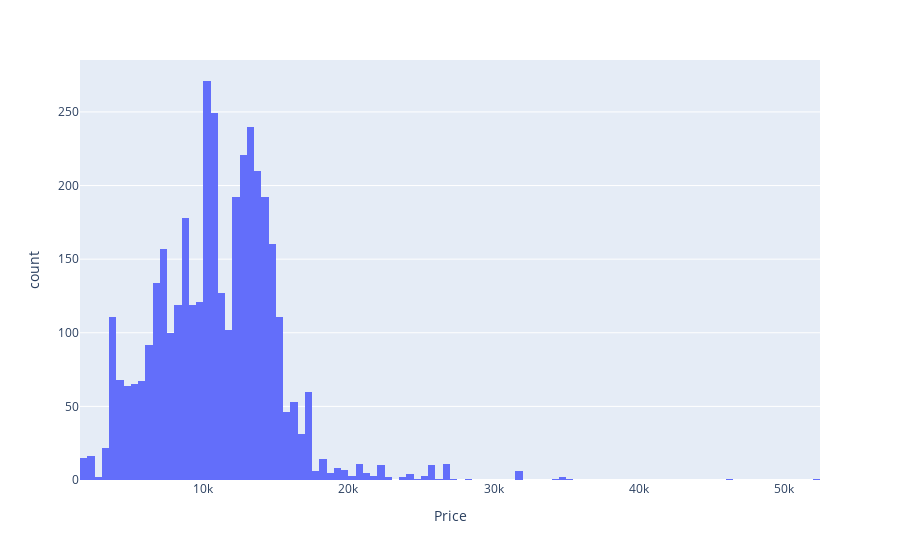

Source (notebook cell):
### Code cell
px.histogram(data_frame=df,x="Price") # should be log

### Figure 1 — Plotly figure (JSON) as saved in the notebook; plotly's stock layout.template omitted (floating-point values rounded to 4 significant figures; data arrays with more than 128 entries replaced by an {"elided": "..."} marker saying what was removed)
{"data": [{"alignmentgroup": "True", "bingroup": "x", "hovertemplate": "Price=%{x}<br>count=%{y}<extra></extra>", "legendgroup": "", "marker": {"color": "#636efa", "pattern": {"shape": ""}}, "name": "", "offsetgroup": "", "orientation": "v", "showlegend": false, "type": "histogram", "x": {"elided": "3835 int values"}, "xaxis": "x", "yaxis": "y"}], "layout": {"barmode": "relative", "legend": {"tracegroupgap": 0}, "margin": {"t": 60}, "xaxis": {"anchor": "y", "domain": [0, 1], "title": {"text": "Price"}}, "yaxis": {"anchor": "x", "domain": [0, 1], "title": {"text": "count"}}}}
